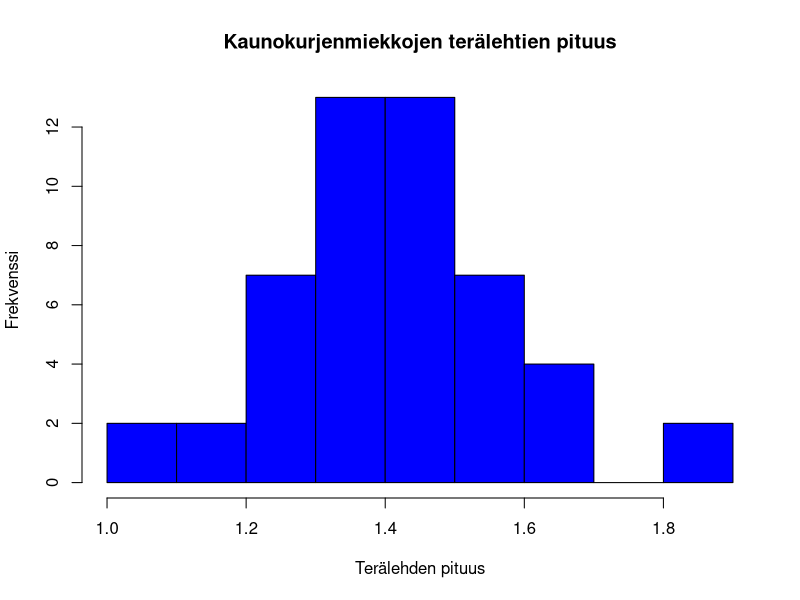
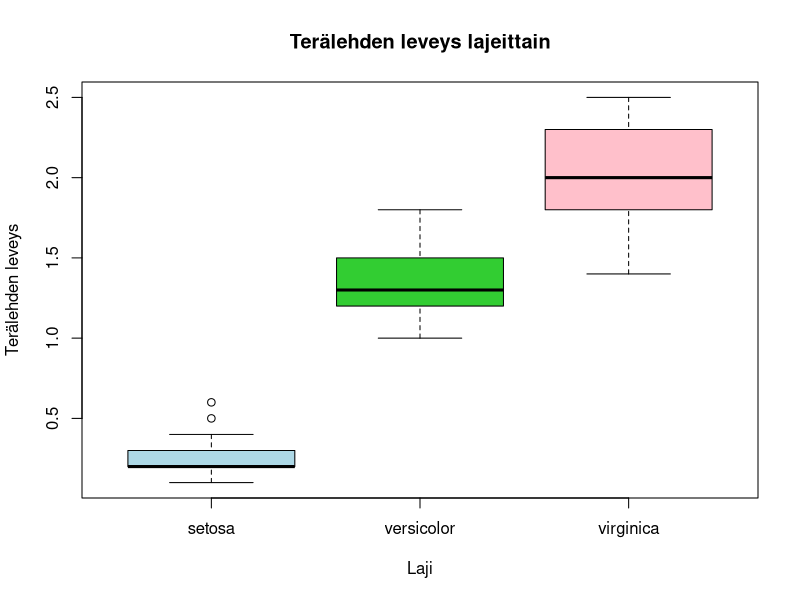

Generate these figures, in order, with R: (Note: this script raises an error after producing the figures.)
getwd()

options(digits=3)

setwd("C:\\Users\\Parrot\\data-analyysi1\\visualisointi\\Rstudio-graphs\\")
getwd()


# 30.1.2024
# basic graphs and stats using R


# download iris database into the working directory
data(iris)
summary(iris)



# histogram of "setosa" species petal length
setosa_data = iris[iris$Species=="setosa", "Petal.Length"]
summary(setosa_data)

hist(setosa_data, main="Kaunokurjenmiekkojen terälehtien pituus", xlab="Terälehden pituus", ylab="Frekvenssi", col="blue", breaks=seq(min(setosa_data),max(setosa_data),by=0.1))
min(setosa_data)
max(setosa_data)


# boxplot of all iris species petal width
petal_width_data = iris[, c("Species", "Petal.Width")]
colors = c("setosa" = "lightblue", "versicolor" = "limegreen", "virginica" = "pink")
boxplot(Petal.Width ~ Species, data = petal_width_data, main="Terälehden leveys lajeittain", ylab = "Terälehden leveys", xlab = "Laji", col = colors)
unique(petal_width_data$Species)


# calculate statistical numbers based on a list of grades of students
arvosanat <- c(3, 4, 1, 4, 4, 3, 2, 4, 3, 0, 4, 3, 2, 4, 4, 3, 2, 3, 3, 4, 4, 2, 3, 1, 5, 4, 3, 2,
               2, 1, 2, 3, 1, 3, 4, 2, 2, 2, 2, 3, 1, 4, 0, 1, 5, 4, 3, 2, 2, 0, 2, 4, 3, 1, 2, 4,
               4, 3, 1, 2, NA, 3, 3, 1, 3, 2, 3, 4, 4, 1, 4, 3, 3, 1, 2, 2, 5, 3, NA, 5, 1, 2, 5, 2,
               3, 4, 1, 2, 5, 1, 2, 4, 1, 2, 4, 3, 3, 0, 2, 4, 5)


clean_grades = arvosanat[!is.na(arvosanat)]
arvosanat
clean_grades

  # calculate frequences, also NA
  freqs = table(arvosanat, useNA = "always")
  freqs
  length(arvosanat)
  
  2/101
  
  sum = sum(clean_grades)
  mean = mean(clean_grades)
  variance = var(clean_grades)
  SD = sd(clean_grades)
  median = median(clean_grades)
  
  sum
  mean
  variance
  SD
  median
  
  # sum, sample mean, sample variance, sample SD, median
  print("sum:", sum)
  print("mean:", mean)
  
  sqrt(variance)
  
  
  
# basic statistical numbers
  
options(digits=10)

dataset = c(50.738, 50.647, 49.8, 49.915, 50.349, 46.845, 51.1, 48.614, 49.899, 48.39, 50.25, 48.566, 49.522, 50.186,
49.55, 49.237, 49.697, 50.922, 48.973, 48.768, 52.266, 49.575, 49.227, 50.625, 49.326, 49.465, 50.529)

clean_data = dataset[!is.na(dataset)]
clean_data

minimum = min(clean_data)
maximum = max(clean_data)
vaihteluvali = max(clean_data) - min(clean_data)
alakvartiili = quantile(clean_data, 0.25)
ylakvartiili = quantile(clean_data, 0.75)
median1 = median(clean_data)

minimum
maximum
vaihteluvali
alakvartiili
median1
ylakvartiili


# calculate next descriptive statistics: 
# arithmetic mean, median, sample variance, sample SD

options(digits=10)

dataset = c(14.1, 5.2, 5.7, 5.5, 11.2, 10.7, 8.6, 24.6, 6.0, 7.8)
dataset

mean2 = signif(mean(dataset), 3)
median2 = signif(median(dataset), 3)
variance2 = signif(var(dataset), 3)
sd2 = signif(sd(dataset), 3)

mean2
median2
variance2
sd2

testi1 = function (a, b) {
  return (a + b)
}

testi1(3,7)


testi2 = function (a, b) {
  return (a - b)
}

1 - round(pnorm(2.58), 4)
1 - round(pnorm(8.16), 4)

0.6^10
0.6^60

((1.96 * 20) / 5)^2

Z = qnorm(0.995)
Z

((Z * 1.5) / 0.5)^2

n = ((2.576 * 1.5) / 0.5)^2
n